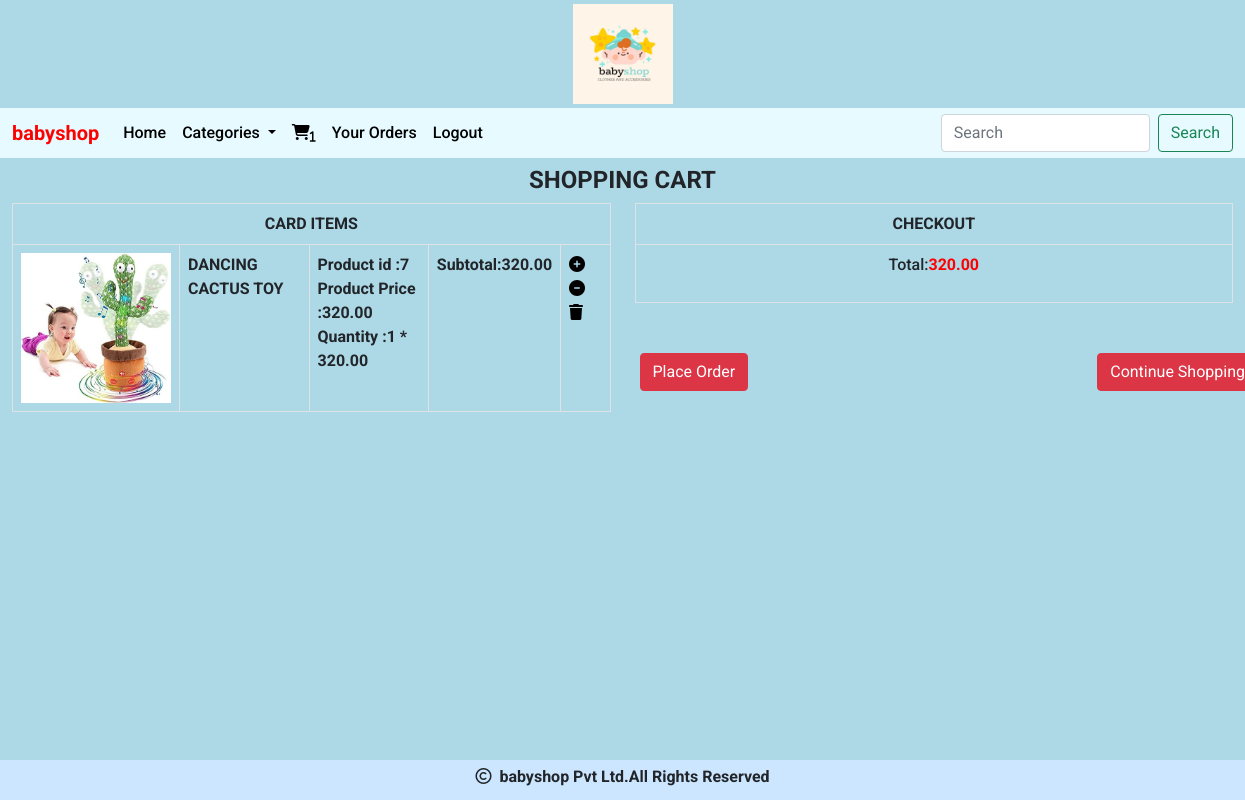
Page /cart/cartview (signed in) on the committed database.
### cart/models.py (models this page shows, shortened)
class Cart(models.Model):
    product=models.ForeignKey(Product,on_delete=models.CASCADE)
    user=models.ForeignKey(User,on_delete=models.CASCADE)
    quantity=models.IntegerField()
    date_added=models.DateTimeField(auto_now_add=True)
    def subtotal(self):                        #it is a function to calculate total value and to show it on card.html
        return self.quantity*self.product.price

### shop/models.py (models this page shows, shortened)
class Product(models.Model):
    name = models.CharField(max_length=200)
    desc = models.TextField()
    image = models.ImageField(upload_to='shop/products', blank=True, null=True)
    price=models.DecimalField(max_digits=10,decimal_places=2)
    category=models.ForeignKey(Category,on_delete=models.CASCADE)    # to set a connection to category table one to many relationship
    stock=models.IntegerField()
    available=models.BooleanField(default=True)
    created=models.DateTimeField(auto_now_add=True)
    updated=models.DateTimeField(auto_now=True)

### cart/views.py (the view)
# urls.py: path('cartview', views.cartview, name="cartview"),
def cartview(request):
    sum=0
    u=request.user
    try:
        cart=Cart.objects.filter(user=u)
        for i in cart:
            sum += i.quantity*i.product.price
    except:
        pass
    return render(request,'cart.html',{'c':cart,'total':sum})

### cart/context_processors.py (called while the page is built)
def productcount(request):
    item_count=0
    if request.user.is_authenticated:
        u=request.user
        try:
            cart=Cart.objects.filter(user=u)
            for i in cart:
                item_count=item_count+i.quantity
        except:
            item_count=0
    return {'count':item_count}

### shop/context_processors.py (called while the page is built)
def menu_links(request):
    c=Category.objects.all()
    return {'links':c}

### templates/cart.html
<!DOCTYPE html>
{% extends 'base.html' %}
{% load static %}
{% block content %}
{% if not c %}
<div>
    <h3 class="text-center">Cart is Empty</h3>
    <h5 class="text-center text-success"><a href="{% url 'shop:allcat' %}">Continue Shopping</a></h5>
</div>
{% else %}
<div class="container-fluid ">
<div class="row">
    <h4 class="text-center fw-bold mt-2">SHOPPING CART</h4>
    <div class="col-sm-6" >
        <table class="table table-bordered" style="margin-bottom:60px;" >
            <tr><th colspan="5" class="text-center" >CARD ITEMS</th></tr>
            {% for i in c %}
            <tr>
                <td><img src="{{ i.product.image.url}}" height="150px" width="150px"></td>
                <td><b>{{i.product.name}}</b></td>
                <td><b> Product id :{{i.product.id}}</b><br>
                    <b> Product Price :{{i.product.price}}</b><br>
                    <b> Quantity :{{i.quantity}} * {{i.product.price}}</b></td>
                <td><b>Subtotal:{{i.subtotal}}</b></td>
                <td>
                    {% if i.quantity < i.product.stock %}
                    <a href="{% url 'cart:addtocart' i.product.name %}"><i  style="color:black;"  class="fa-solid fa-circle-plus"></i></a>
                    <a href="{% url 'cart:removefromcart' i.product.name %}"><i  style="color:black;"  class="fa-solid fa-circle-minus"></i></a>
                    <a href="{% url 'cart:deletefromcart' i.product.name %}"><i  style="color:black;" class="fa-solid fa-trash"></i></a>
                    {% else %}
                    <a href="#"><i  style="color:black;"  class="fa-solid fa-circle-minus"></i></a>
                    <a href="#"><i  style="color:black;" class="fa-solid fa-trash"></i></a>
                    {% endif %}
                </td>
            </tr>
            {% endfor %}
        </table>
    </div>
    <div class="col-sm-6 " >
        <table class="table table-bordered" style="height:100px;margin-bottom:50px;">
            <tr><th class="text-center" style="height:40px;">CHECKOUT</th></tr>
            <tr>
                <td><center>Total:<b style="color:red;">{{total}}</b></center></td>
            </tr>
        </table>
        <a href="{% url 'cart:orderform' %}" class="btn btn-danger" style="position:relative; left:5px;">Place Order</a>
        <a href="#" class="btn btn-danger" style="position:relative; left:350px;">Continue Shopping</a>
    </div>
</div>
    </div>
{% endif %}
{% endblock %}

### static/css/style.css (style rules this page uses)
body { background-color:lightblue; font-family: "Roboto", sans-serif; font-weight: 500; font-style: normal; }
#bg { background-size: 100%; background-repeat: no-repeat; background-position:center; background-attachment:fixed; }

### rows in the picture
Cart: product.image (picture), product.name "DANCING CACTUS TOY", product.id "7", product.price "320.00", quantity "1", subtotal "320.00"

### other values in the picture
{{ count }} "1"
{{ total }} "320.00"
